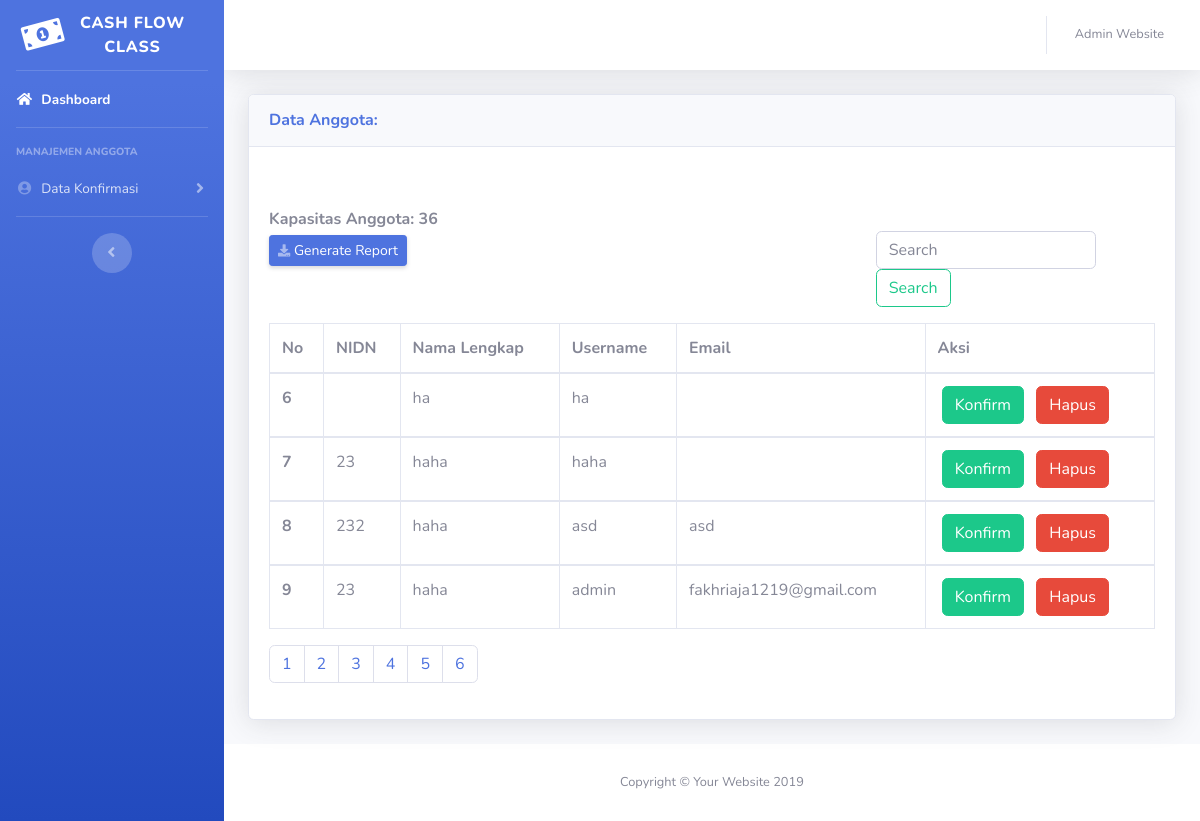
/admin/konfirmasi.php (signed in), run on the app's committed database.
### tables this page shows
CREATE TABLE `konfirmasi` (
  `id` int(25) NOT NULL,
  `nama` varchar(150) NOT NULL,
  `username` varchar(120) NOT NULL,
  `password` varchar(200) NOT NULL,
  `kode` int(11) DEFAULT NULL,
  `nidn` int(11) DEFAULT NULL,
  `email` varchar(50) DEFAULT NULL
);

### admin/konfirmasi.php (the view, shortened to what this page needs)
<?php
include 'koneksi.php';
 ?>
<!DOCTYPE html>
<html lang="en">
<head>
  <link href="vendor/fontawesome-free/css/all.min.css" rel="stylesheet" type="text/css">
  <link href="css/sb-admin-2.min.css" rel="stylesheet">
</head>
<body id="page-top">
  <div id="wrapper">
    <ul class="navbar-nav bg-gradient-primary sidebar sidebar-dark accordion" id="accordionSidebar">
      <a class="sidebar-brand d-flex align-items-center justify-content-center" href="admin.php">
        <div class="sidebar-brand-icon rotate-n-15">
          <i class="fas fa-money-bill-alt"></i>
        </div>
        <div class="sidebar-brand-text mx-3">Cash Flow <br> Class</div>
      </a>
      <hr class="sidebar-divider my-0">
      <li class="nav-item active">
        <a class="nav-link" href="admin.php">
          <i class="fas fa-fw fa-home"></i>
          <span>Dashboard</span></a>
      </li>
      <hr class="sidebar-divider">
      <div class="sidebar-heading">
        Manajemen Anggota
      </div>
      <li class="nav-item">
        <a class="nav-link collapsed" href="#" data-toggle="collapse" data-target="#collapseTwo" aria-expanded="true" aria-controls="collapseTwo">
          <i class="fas fa-fw fa-user-circle"></i>
          <span>Data Konfirmasi</span>
        </a>
      </li>
      <hr class="sidebar-divider d-none d-md-block">
      <div class="text-center d-none d-md-inline">
        <button class="rounded-circle border-0" id="sidebarToggle"></button>
      </div>
    </ul>
    <div id="content-wrapper" class="d-flex flex-column">
      <div id="content">
        <nav class="navbar navbar-expand navbar-light bg-white topbar mb-4 static-top shadow">
          <ul class="navbar-nav ml-auto">
            <?php
          $pass = $_SESSION['password'];
          $sss = mysqli_query($conn, "select * from admin where password = '$pass'");
          $rrr = mysqli_fetch_array($sss);
          if($sss){
             ?>
            <li class="nav-item dropdown no-arrow">
              <a class="nav-link dropdown-toggle" href="#" id="userDropdown" role="button" data-toggle="dropdown" aria-haspopup="true" aria-expanded="false">
                <span class="mr-2 d-none d-lg-inline text-gray-600 small"><?php echo $rrr['nama']; ?></span>
              </a>
            </li>
            <?php
}
             ?>
          </ul>
        </nav>
        <div class="container-fluid">
                        <div class="card shadow mb-4">
                          <div class="card-header py-3 d-flex flex-row align-items-center justify-content-between">
             <h6 class="m-0 font-weight-bold text-primary">Data Anggota:</h6>
                          </div>
                          <div class="card-body">
                            <?php
                            $hal= 6;
                            $page = (isset($_GET['page'])) ? (int)$_GET['page'] : 1;
                            $start = ($page - 1) * $hal;
                            $kap = $hal * $hal;
                             ?>
                             <div class="row mt-3">
                             <div class="col-md-8  mt-4">
                     <h7 class="m-0 font-weight-bold">Kapasitas Anggota: <?php echo $kap; ?></h7><br>
                     <a href="export_anggota.php" class="d-none d-sm-inline-block btn btn-sm btn-primary shadow-sm mt-1"><i class="fas fa-download fa-sm text-white-50"></i> Generate Report</a>
                             </div>
                             <div class="col-md-4 mt-5 ">
                               <form class="form-inline my-2 my-lg-0" action="cari_anggota.php" method="get" name='cari'>
                                     <input class="form-control mr-sm-2" type="search" placeholder="Search" aria-label="Search" name='cari'  required>
                                     <button class="btn btn-outline-success my-2 my-sm-0" type="submit">Search</button>
                                   </form>
                             </div>
                             </div>
                             <div class="table-responsive service">
                             <table class="table table-bordered table-hover  mt-3 text-nowrap css-serial">
                             <thead>
                               <tr>
                                 <th scope="col">No</th>
                                 <th scope="col">NIDN</th>
                                 <th scope="col">Nama Lengkap</th>
                                 <th scope="col">Username</th>
                                 <th scope="col">Email</th>
                                 <th scope="col">Aksi</th>
                                </tr>
                             </thead>
                             <?php
                             if(isset($_GET['cari'])){
                              $cari=mysqli_real_escape_string($conn, $_GET['cari']);
                              $brg=mysqli_query($conn, "select * from konfirmasi where id like '%".$cari."%' or nama like '%".$cari."%' ");
                           if(mysqli_num_rows($brg) > 0){
                                   echo "<div class='col-md-10 col-sm-12 col-xs-12 ml-5'>";
                                   echo "<div class='alert alert-primary mt-4 ml-5' role='alert'>";
                                   echo "<p><center>Data Yang Anda Cari  Ditemukan</center></p>";
                                   echo   "</div>";
                                   echo "</div>";
                           }else{
                                 echo "<div class='col-md-10 col-sm-12 col-xs-12 ml-5'>";
                                 echo "<div class='alert alert-danger mt-4 ml-5' role='alert'>";
                                 echo "<p><center>$cari Yang Anda Cari Tidak Ditemukan</center></p>";
                                 echo   "</div>";
                                 echo "</div>";
                           }
                            }else{
                              $brg=mysqli_query($conn, "select * from konfirmasi limit $start, $hal");
                            }
                           if(mysqli_num_rows($brg)){
                                while($row = mysqli_fetch_array($brg)){
                                ?>
                             <tbody>
                               <tr>
                                 <th scope="row"><?php echo $row['id'] ?></th>
                                 <td><?php echo $row['nidn'] ?></td>
                                 <td><?php echo $row['nama'] ?></td>
                                 <td><?php echo $row['username'] ?></td>
                                 <td><?php echo $row['email'] ?></td>
                                 <td>&nbsp;<a href="konfirm_anggota.php?id=<?php echo $row['id']; ?>"><button type="button" class="btn btn-success">Konfirm</button></a> &nbsp; <a href="hapus_anggota.php?id=<?php echo $row['id']; ?>"><button type="button" class="btn btn-danger">Hapus</button></a></td>
                               </tr>
                             </tbody>
                           <?php }}elseif(mysqli_num_rows($brg) <= 0 AND !$cari){
                                   echo "<div class='col-md-10 col-sm-12 col-xs-12 ml-5'>";
                                   echo "<div class='alert alert-danger mt-4 ml-5' role='alert'>";
                                   echo "<p><center>Data Anda Masih Kosong</center></p>";
                                   echo "</div>";
                                   echo "</div>";
                           } ?>
                           </table>
                           <nav aria-label="Page navigation example">
                           <ul class="pagination">
                             <?php
                             for($x=1;$x<=$hal ;$x++){
                               ?>
                               <li class="page-item"><a class="page-link" href="?page=<?php echo $x ?>"><?php echo $x ?></a></li>
                               <?php
                             }
                             ?>
                           </ul>
                           </nav>
                           </div>
                          </div>
                        </div>
        </div>
      </div>
      <footer class="sticky-footer bg-white">
        <div class="container my-auto">
          <div class="copyright text-center my-auto">
            <span>Copyright &copy; Your Website 2019</span>
          </div>
        </div>
      </footer>
    </div>
  </div>
</body>
</html>

### data on the page
konfirmasi: id "6", nama "ha", username "ha"
konfirmasi: id "7", nidn "23", nama "haha", username "haha"
konfirmasi: id "8", nidn "232", nama "haha", username "asd", email "asd"
konfirmasi: id "9", nidn "23", nama "haha", username "admin", email "fakhriaja1219@gmail.com"

### other printed values
$rrr['nama'] "Admin Website"
$kap "36"
